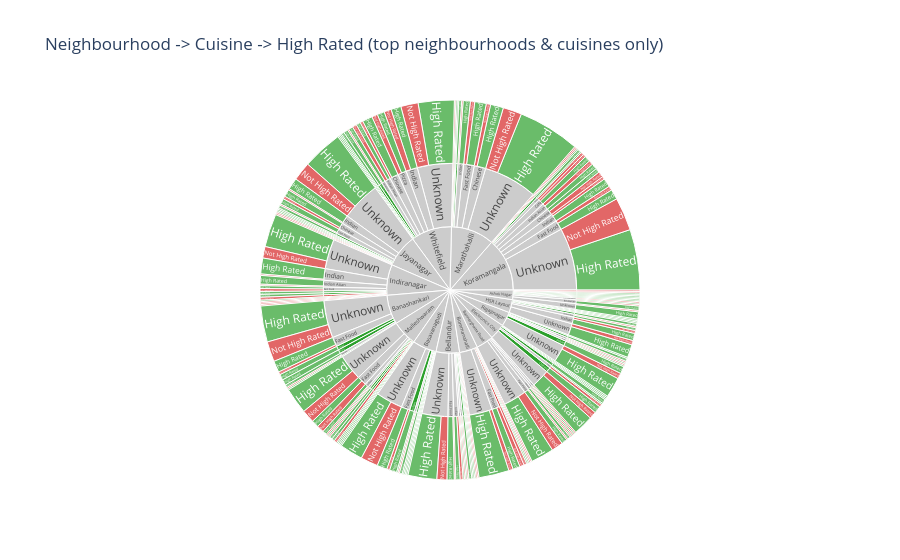

The notebook cell saved with this chart:
### Markdown cell above
### Sunburst Chart — Neighbourhood, Cuisine and High Rated

### Code cell
sunburst_df = df[df['neighborhood'].isin(top_neighbourhoods) & df['cuisine'].isin(valid_cuisines)].copy()
sunburst_df['High Rated Label'] = sunburst_df['High Rated'].map({1: 'High Rated', 0: 'Not High Rated'})

fig = px.sunburst(sunburst_df, path=['neighborhood', 'cuisine', 'High Rated Label'],
                   title='Neighbourhood -> Cuisine -> High Rated (top neighbourhoods & cuisines only)',
                   color='High Rated Label',
                   color_discrete_map={'High Rated': '#2CA02C', 'Not High Rated': '#D62728', '(?)': '#CCCCCC'})
fig.show()

### Figure 1 — Plotly figure (JSON) as saved in the notebook; plotly's stock layout.template omitted (floating-point values rounded to 4 significant figures; data arrays with more than 128 entries replaced by an {"elided": "..."} marker saying what was removed)
{"data": [{"branchvalues": "total", "customdata": {"elided": "335x1 str values"}, "domain": {"x": [0, 1], "y": [0, 1]}, "hovertemplate": "labels=%{label}<br>count=%{value}<br>parent=%{parent}<br>id=%{id}<br>High Rated Label=%{customdata[0]}<extra></extra>", "ids": {"elided": "335 str values"}, "labels": {"elided": "335 str values"}, "marker": {"colors": {"elided": "335 str values"}}, "name": "", "parents": {"elided": "335 str values"}, "type": "sunburst", "values": {"elided": "335 int values"}}], "layout": {"legend": {"tracegroupgap": 0}, "title": {"text": "Neighbourhood -> Cuisine -> High Rated (top neighbourhoods & cuisines only)"}}}
